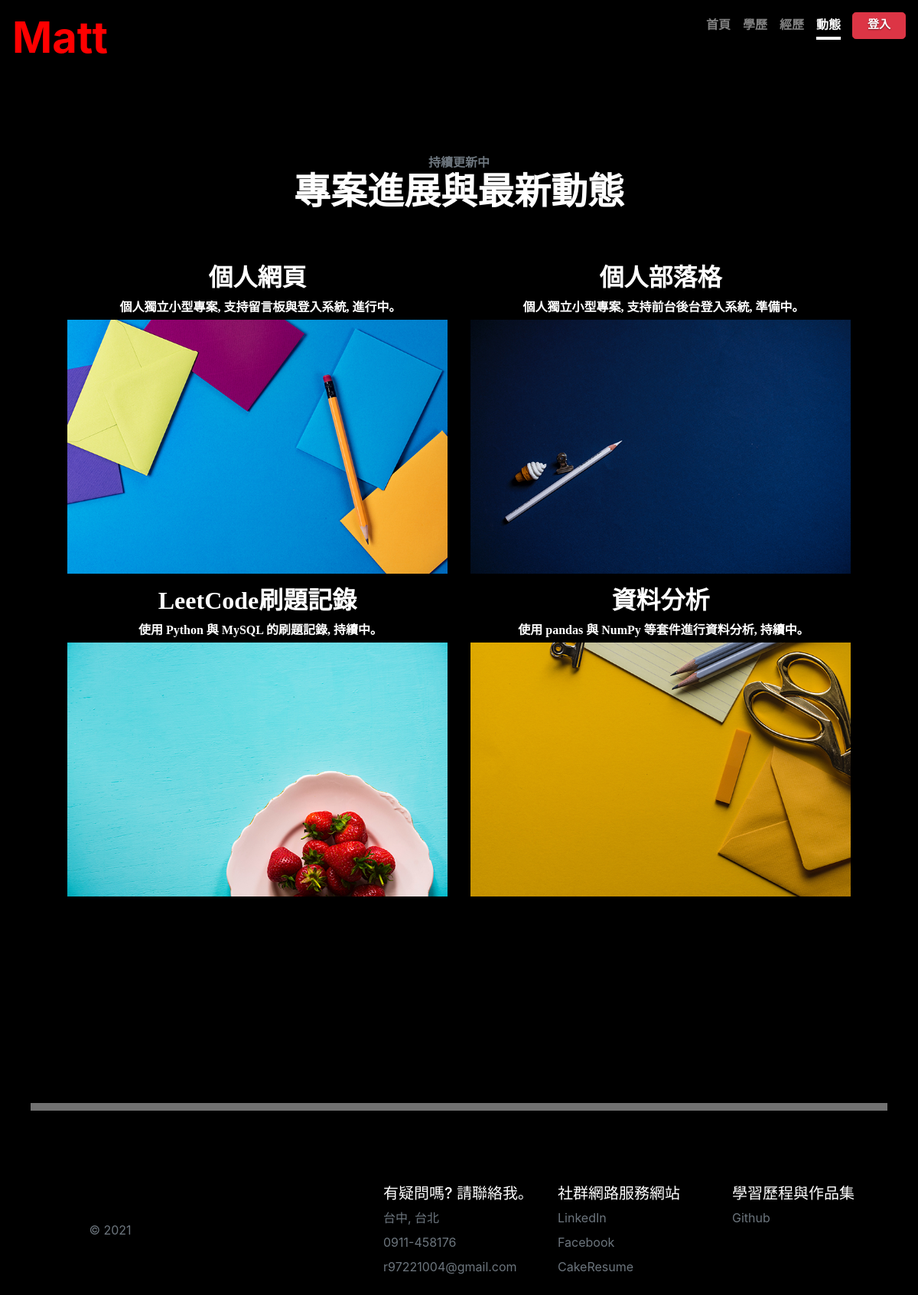
Page /story on the earlier database version.
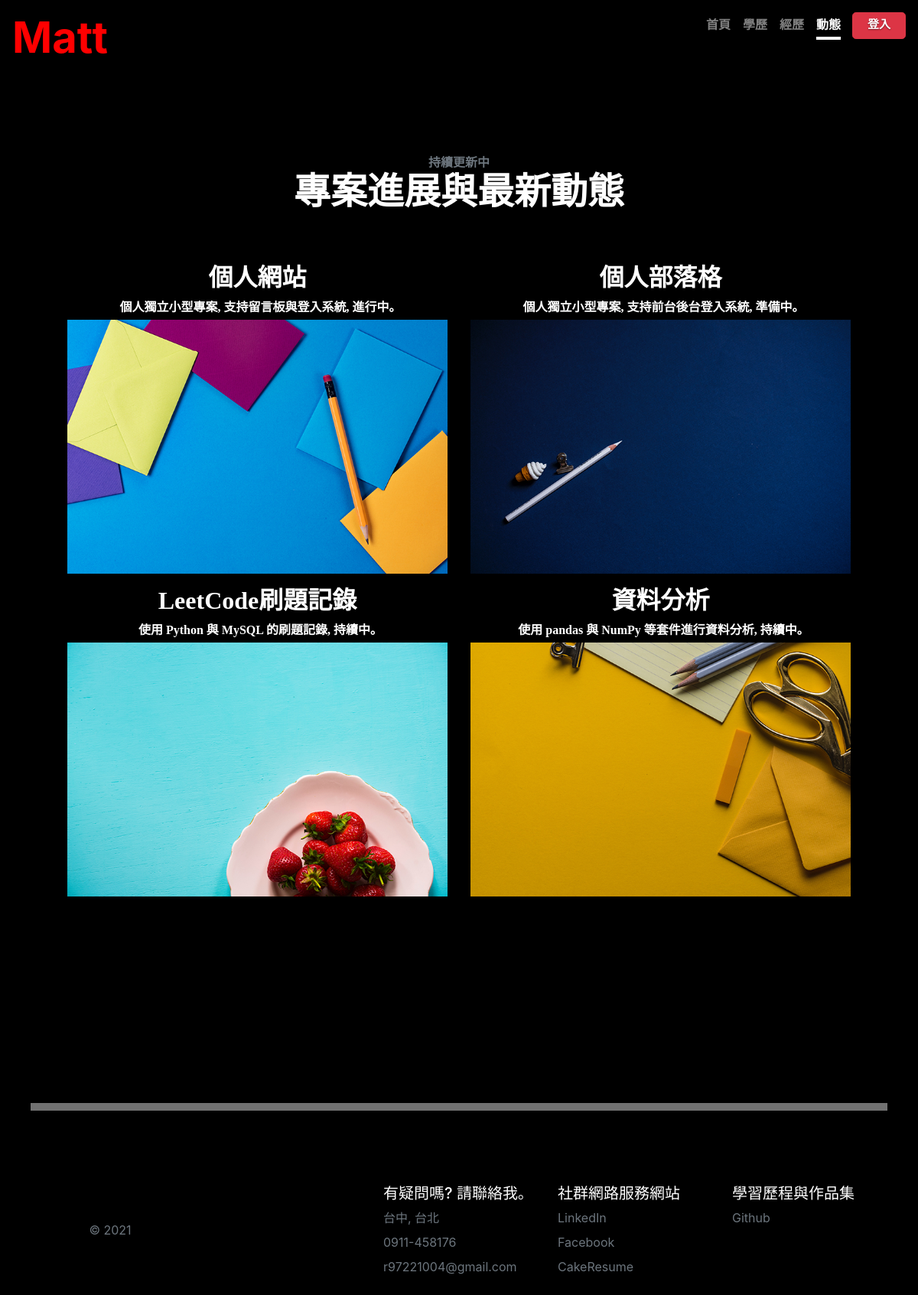
Same page on the later database version.
### PersonalWeb/models.py (models this page shows)
class Story(db.Model):
    id = db.Column(db.Integer, primary_key = True)
    title = db.Column(db.String(20))
    body = db.Column(db.String(200))
    site = db.Column(db.String(255), default = '/story')

### PersonalWeb/views.py (the view, shortened to what this page needs)
@app.route('/story', methods = ['GET', 'POST'])
def story():
    stories = Story.query.all()
    form = PostForm()
    return render_template('story.html', stories = stories, form = form)

### PersonalWeb/templates/story.html (shortened to what this page needs)
{% extends 'base.html' %}
{% from 'bootstrap/form.html' import render_form %}
{% block main %}
<section class="content-section" id="portfolio">
    <div class="container px-4 px-lg-5">
        <div class="content-section-heading text-center">
            <h3 class="text-secondary mb-0 cont">持續更新中</h3>
            <h2 class="mb-5 cont">專案進展與最新動態</h2>
        </div>
        <div class="row gx-0">
            {% for story in stories %}
            <div class="col-lg-6">
                    <div class="caption">
                        <div class="caption-content">
                            <div class="h2 mt-3 cont">{{ story.title }}
                            </div>
                            <p class="mb-1 cont">{{ story.body }}</p>
                        </div>
                    </div>
                <a class="portfolio-item" href="{{ story.site }}">
                    <img class="img-fluid" src="../static/portfolio-{{ loop.index % 8 }}.jpg" alt="..." />
                </a>
            </div>
            {% endfor %}
        </div>
    </div>
</section>
<center ><div class="divider1"></div></center>
{% endblock %}

### PersonalWeb/templates/base.html (shortened to what this page needs)
<!DOCTYPE html>
<html>
<head>
    <link rel="stylesheet" href="{{ url_for('static', filename='css/bootstrap.min.css') }}" type="text/css">
    <link rel="stylesheet" href="{{ url_for('static', filename='css/style.css') }}" type="text/css">
</head>
<body class="text-center">
    <div class="cover-container d-flex w-100 h-100 p-3 mx-auto flex-column">
        <header class="masthead mb-auto">
        <div class="inner">
            <h3 class="masthead-brand display-4 matt">Matt</h3>
            <nav class="nav nav-masthead justify-content-center">
            <a {% if request.endpoint == 'index' %} class= "nav-link active" {% else %}  class= "nav-link" {% endif %} href="{{ url_for('index') }}">首頁</a>
            <a class="nav-link" href="/#education">學歷</a>
            <a class="nav-link" href="/#experience">經歷</a>
            <a {% if request.endpoint == 'story' %} class= "nav-link active" {% else %}  class= "nav-link" {% endif %} href="{{ url_for('story')}}">動態</a>
            {% if current_user.is_authenticated %}
              <a class="btn btn-lg btn-danger login " href="{{ url_for('logout')}}">登出</a>
            {% else %}
              <a class="btn btn-lg btn-danger login" href="{{ url_for('login')}}">登入</a>
            {% endif %}
            </nav>
        </div>
        </header>
        <main role="main" class="inner cover">
        {% block main %}
        {% endblock %}
        </main>
        <div class="container">
          {% block footer %}
          <footer class="row row-cols-5 py-5 my-5 ">
            <div class="col">
              <a href="/" class="d-flex align-items-center mb-3 link-dark text-decoration-none">
                <svg class="bi me-2" width="40" height="32"><use xlink:href="#bootstrap"/></svg>
              </a>
              <p class="text-muted">&copy; 2021</p>
            </div>
            <div class="col">
            </div>
            <div class="col">
              <h5 class="text-left">有疑問嗎? 請聯絡我｡</h5>
              <ul class="nav flex-column text-left">
                <li class="nav-item mb-2"><a  class="nav-link p-0 text-muted">台中, 台北</a></li>
                <li class="nav-item mb-2"><a  class="nav-link p-0 text-muted">0911-458176</a></li>
                <li class="nav-item mb-2"><a  class="nav-link p-0 text-muted">r97221004@gmail.com</a></li>
              </ul>
            </div>
            <div class="col">
              <h5 class="text-left">社群網路服務網站</h5>
              <ul class="nav flex-column text-left">
                <li class="nav-item mb-2"><a href="https://www.linkedin.com/in/%E5%AE%B6%E8%B1%AA-%E5%BC%B5-3b92b7163/" class="nav-link p-0 text-muted">LinkedIn</a></li>
                <li class="nav-item mb-2"><a href="https://www.facebook.com/profile.php?id=100001430323403" class="nav-link p-0 text-muted">Facebook</a></li>
                <li class="nav-item mb-2"><a href="https://www.cakeresume.com/me/r97221004" class="nav-link p-0 text-muted">CakeResume</a></li>
              </ul>
            </div>
            <div class="col">
              <h5 class="text-left">學習歷程與作品集</h5>
              <ul class="nav flex-column text-left">
                <li class="nav-item mb-2"><a href="https://github.com/r97221004" class="nav-link p-0 text-muted">Github</a></li>
              </ul>
            </div>
          </footer>
        </div>
      {% endblock %}
    </div>
</body>
</html>

### PersonalWeb/static/css/style.css (style rules this page uses)
a, a:focus, a:hover { color: #fff; }
html, body { height: 100%; background-color: black; }
body { display: -ms-flexbox; display: flex; color: #fff; text-shadow: 0 .05rem .1rem rgba(0, 0, 0, .5); box-shadow: inset 10 0 5rem rgba(0, 0, 0, .5); }
.cover-container { max-width: 82em; }
.masthead { margin-bottom: 2rem; }
.masthead-brand { margin-bottom: 0; }
.nav-masthead .nav-link { padding: .25rem 0; font-weight: 700; color: rgba(255, 255, 255, .5); background-color: transparent; border-bottom: .25rem solid transparent; }
.nav-masthead .nav-link + .nav-link { margin-left: 1rem; }
.nav-masthead .active { color: #fff; border-bottom-color: #fff; }
@media (min-width: 48em) { .masthead-brand { float: left; } }
@media (min-width: 48em) { .nav-masthead { float: right; } }
.cover { padding: 0 1.5rem; }
.bi { vertical-align: -.125em; fill: currentColor; }
.matt { color: red; font-weight: bold; }
.cont { font-weight: bold; font-family: "Microsoft YaHei"; }
.divider1 { height: 10px; width: 100%; background-color:#717171; margin-top: 150px ; }
.login { font-family:"Microsoft YaHei" ; font-size: 15px; font-weight: bold; width: 70px; height: 35px; margin-left: 15px; margin-top: 0px; padding: 0.25rem 0px; }
.img-fluid { max-width: 100%; height: auto; }
.content-section { padding-top: 7.5rem; padding-bottom: 7.5rem; }
.content-section-heading h2, .content-section-heading .h2 { font-size: 3rem; }
.content-section-heading h3, .content-section-heading .h3 { font-size: 1rem; text-transform: uppercase; }
.g-0, .gx-0 { --bs-gutter-x: 0; }
.px-lg-5 { padding-right: 3rem !important; padding-left: 3rem !important; }

Differences in the rows shown:
changed Story "個人獨立小型專案, 支持留言板與登入系統, 進行中｡": title "個人網頁" → "個人網站"
